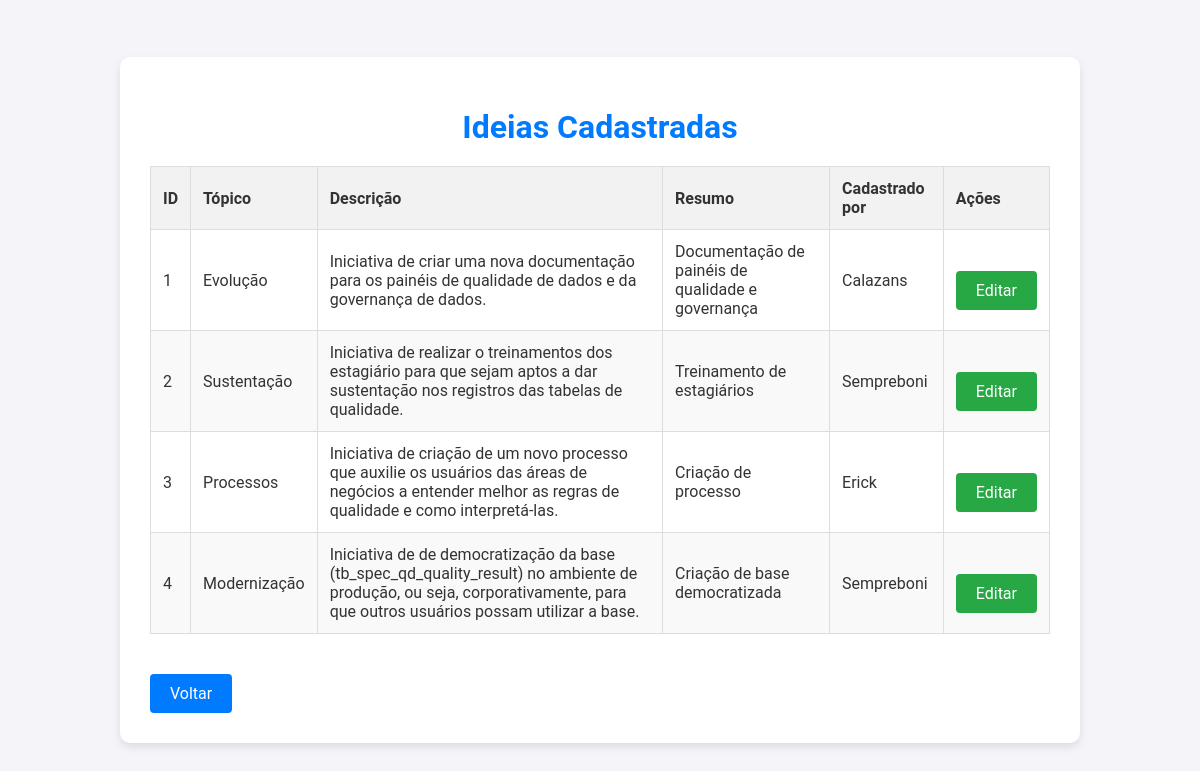
/view, run on the app's committed database.
### cadastro-ideias/app.py (models this page shows)
class Idea(db.Model):
    id = db.Column(db.Integer, primary_key=True)
    topic = db.Column(db.String(50), nullable=False)
    description = db.Column(db.Text, nullable=False)
    summary = db.Column(db.Text, nullable=False)
    author = db.Column(db.String(50), nullable=False)

### cadastro-ideias/app.py (the view)
@app.route('/view')
def view():
    ideas = Idea.query.all()
    return render_template('view.html', ideas=ideas)

### cadastro-ideias/templates/view.html (shortened to what this page needs)
<!DOCTYPE html>
<html lang="pt-BR">
<head>
    <link rel="stylesheet" href="{{ url_for('static', filename='styles.css') }}">
</head>
<body>
    <div class="container">
        <h1>Ideias Cadastradas</h1>
        <table>
            <thead>
                <tr>
                    <th>ID</th>
                    <th>Tópico</th>
                    <th>Descrição</th>
                    <th>Resumo</th>
                    <th>Cadastrado por</th>
                    <th>Ações</th>
                </tr>
            </thead>
            <tbody>
                {% for idea in ideas %}
                <tr>
                    <td>{{ idea.id }}</td>
                    <td>{{ idea.topic }}</td>
                    <td>{{ idea.description }}</td>
                    <td>{{ idea.summary }}</td>
                    <td>{{ idea.author }}</td>
                    <td>
                        <a href="{{ url_for('edit', id=idea.id) }}" class="button edit">Editar</a>
                    </td>
                </tr>
                {% endfor %}
            </tbody>
        </table>
        <a href="/" class="button">Voltar</a>
    </div>
</body>
</html>

### cadastro-ideias/static/styles.css (style rules this page uses)
body { font-family: 'Roboto', sans-serif; background-color: #f4f4f9; color: #333; margin: 0; padding: 0; display: flex; justify-content: center; align-items: center; min-height: 100vh; overflow: auto; }
.container { background: #fff; padding: 30px; box-shadow: 0 4px 8px rgba(0,0,0,0.1); border-radius: 10px; width: 100%; max-width: 900px; margin: 20px; }
h1 { text-align: center; margin-bottom: 20px; font-size: 2em; color: #007bff; }
.button.edit { background: #28a745; }
table { width: 100%; border-collapse: collapse; margin: 20px 0; }
th, td { padding: 12px; border: 1px solid #ddd; text-align: left; }
th { background-color: #f2f2f2; }
tr:nth-child(even) { background-color: #f9f9f9; }
.button { display: inline-block; padding: 10px 20px; margin-top: 20px; background-color: #007bff; color: white; text-decoration: none; border-radius: 4px; transition: background-color 0.3s; }

### data on the page
Idea: id "1", topic "Evolução", description "Iniciativa de criar uma nova documentação para os painéis de qualidade de dados e da governança de dados.", summary "Documentação de painéis de qualidade e governança", author "Calazans"
Idea: id "2", topic "Sustentação", description "Iniciativa de realizar o treinamentos dos estagiário para que sejam aptos a dar sustentação nos registros das tabelas de qualidade.", summary "Treinamento de estagiários", author "Sempreboni"
Idea: id "3", topic "Processos", description "Iniciativa de criação de um novo processo que auxilie os usuários das áreas de negócios a entender melhor as regras de qualidade e como interpretá-las.", summary "Criação de processo", author "Erick"
Idea: id "4", topic "Modernização", description "Iniciativa de de democratização da base (tb_spec_qd_quality_result) no ambiente de produção, ou seja, corporativamente, para que outros usuários possam utilizar a base.", summary "Criação de base democratizada", author "Sempreboni"
